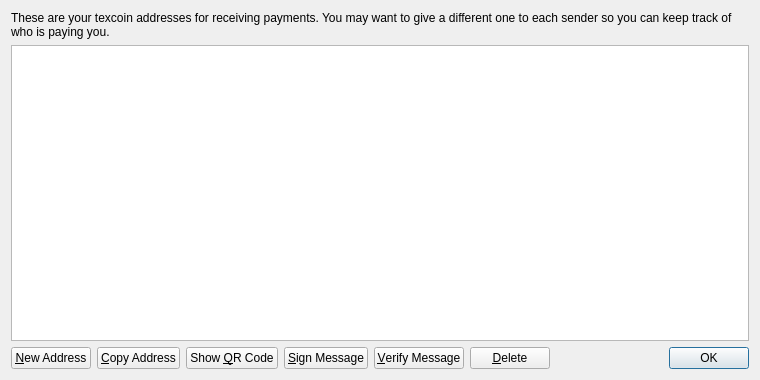
<?xml version="1.0" encoding="UTF-8"?>
<ui version="4.0">
 <class>AddressBookPage</class>
 <widget class="QWidget" name="AddressBookPage">
  <property name="geometry">
   <rect>
    <x>0</x>
    <y>0</y>
    <width>760</width>
    <height>380</height>
   </rect>
  </property>
  <property name="windowTitle">
   <string>Address Book</string>
  </property>
  <layout class="QVBoxLayout" name="verticalLayout">
   <item>
    <widget class="QLabel" name="labelExplanation">
     <property name="text">
      <string>These are your texcoin addresses for receiving payments. You may want to give a different one to each sender so you can keep track of who is paying you.</string>
     </property>
     <property name="textFormat">
      <enum>Qt::PlainText</enum>
     </property>
     <property name="wordWrap">
      <bool>true</bool>
     </property>
    </widget>
   </item>
   <item>
    <widget class="QTableView" name="tableView">
     <property name="contextMenuPolicy">
      <enum>Qt::CustomContextMenu</enum>
     </property>
     <property name="toolTip">
      <string>Double-click to edit address or label</string>
     </property>
     <property name="tabKeyNavigation">
      <bool>false</bool>
     </property>
     <property name="alternatingRowColors">
      <bool>true</bool>
     </property>
     <property name="selectionMode">
      <enum>QAbstractItemView::SingleSelection</enum>
     </property>
     <property name="selectionBehavior">
      <enum>QAbstractItemView::SelectRows</enum>
     </property>
     <property name="sortingEnabled">
      <bool>true</bool>
     </property>
     <attribute name="verticalHeaderVisible">
      <bool>false</bool>
     </attribute>
    </widget>
   </item>
   <item>
    <layout class="QHBoxLayout" name="horizontalLayout">
     <item>
      <widget class="QPushButton" name="newAddressButton">
       <property name="toolTip">
        <string>Create a new address</string>
       </property>
       <property name="text">
        <string>&amp;New Address</string>
       </property>
       <property name="icon">
        <iconset resource="../bitcoin.qrc">
         <normaloff>:/icons/add</normaloff>:/icons/add</iconset>
       </property>
      </widget>
     </item>
     <item>
      <widget class="QPushButton" name="copyToClipboard">
       <property name="toolTip">
        <string>Copy the currently selected address to the system clipboard</string>
       </property>
       <property name="text">
        <string>&amp;Copy Address</string>
       </property>
       <property name="icon">
        <iconset resource="../bitcoin.qrc">
         <normaloff>:/icons/editcopy</normaloff>:/icons/editcopy</iconset>
       </property>
      </widget>
     </item>
     <item>
      <widget class="QPushButton" name="showQRCode">
       <property name="text">
        <string>Show &amp;QR Code</string>
       </property>
       <property name="icon">
        <iconset resource="../bitcoin.qrc">
         <normaloff>:/icons/qrcode</normaloff>:/icons/qrcode</iconset>
       </property>
      </widget>
     </item>
     <item>
      <widget class="QPushButton" name="signMessage">
       <property name="toolTip">
        <string>Sign a message to prove you own a Bitcoin address</string>
       </property>
       <property name="text">
        <string>&amp;Sign Message</string>
       </property>
       <property name="icon">
        <iconset resource="../bitcoin.qrc">
         <normaloff>:/icons/edit</normaloff>:/icons/edit</iconset>
       </property>
      </widget>
     </item>
     <item>
      <widget class="QPushButton" name="verifyMessage">
       <property name="toolTip">
        <string>Verify a message to ensure it was signed with a specified Bitcoin address</string>
       </property>
       <property name="text">
        <string>&amp;Verify Message</string>
       </property>
       <property name="icon">
        <iconset resource="../bitcoin.qrc">
         <normaloff>:/icons/transaction_0</normaloff>:/icons/transaction_0</iconset>
       </property>
      </widget>
     </item>
     <item>
      <widget class="QPushButton" name="deleteButton">
       <property name="toolTip">
        <string>Delete the currently selected address from the list. Only sending addresses can be deleted.</string>
       </property>
       <property name="text">
        <string>&amp;Delete</string>
       </property>
       <property name="icon">
        <iconset resource="../bitcoin.qrc">
         <normaloff>:/icons/remove</normaloff>:/icons/remove</iconset>
       </property>
      </widget>
     </item>
     <item>
      <spacer name="horizontalSpacer">
       <property name="orientation">
        <enum>Qt::Horizontal</enum>
       </property>
       <property name="sizeHint" stdset="0">
        <size>
         <width>40</width>
         <height>20</height>
        </size>
       </property>
      </spacer>
     </item>
     <item>
      <widget class="QDialogButtonBox" name="buttonBox">
       <property name="sizePolicy">
        <sizepolicy hsizetype="Maximum" vsizetype="Fixed">
         <horstretch>0</horstretch>
         <verstretch>0</verstretch>
        </sizepolicy>
       </property>
       <property name="standardButtons">
        <set>QDialogButtonBox::Ok</set>
       </property>
      </widget>
     </item>
    </layout>
   </item>
  </layout>
 </widget>
 <resources>
  <include location="../bitcoin.qrc"/>
 </resources>
 <connections/>
</ui>
